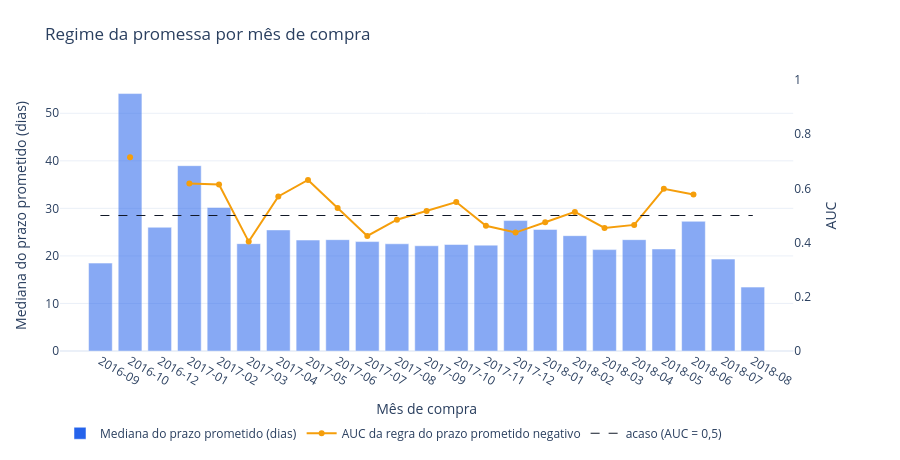

The notebook cell saved with this chart:
### Markdown cell above
A tabela a seguir resume o comportamento da promessa mês a mês. Se a regra do prazo prometido negativo tivesse poder de discriminação no desenvolvimento, a AUC se afastaria de forma sistemática do acaso nos meses anteriores a julho de 2018. O gráfico a seguir mostra a mediana do prazo prometido em barras e a AUC da regra em linha, com uma referência para o acaso.

### Code cell
regime = promise_regime_table(modeling_frame)
display(regime)

from ecom_delivery_sla_viz import plot_promise_regime

plot_promise_regime(regime, language=LANG).show()

### Figure 1 — Plotly figure (JSON) as saved in the notebook; plotly's stock layout.template omitted (floating-point values rounded to 4 significant figures)
{"data": [{"hovertemplate": "%{x}<br>%{y:.1f}<extra></extra>", "marker": {"color": "#2563EB", "opacity": 0.55}, "name": "Mediana do prazo prometido (dias)", "type": "bar", "x": ["2016-09", "2016-10", "2016-12", "2017-01", "2017-02", "2017-03", "2017-04", "2017-05", "2017-06", "2017-07", "2017-08", "2017-09", "2017-10", "2017-11", "2017-12", "2018-01", "2018-02", "2018-03", "2018-04", "2018-05", "2018-06", "2018-07", "2018-08"], "xaxis": "x", "y": [18.49, 54.15, 26.03, 38.98, 30.18, 22.59, 25.47, 23.34, 23.42, 23.01, 22.55, 22.14, 22.4, 22.27, 27.44, 25.57, 24.26, 21.32, 23.42, 21.46, 27.28, 19.33, 13.44], "yaxis": "y"}, {"connectgaps": false, "hovertemplate": "%{x}<br>AUC = %{y:.3f}<extra></extra>", "line": {"color": "#F59E0B"}, "mode": "lines+markers", "name": "AUC da regra do prazo prometido negativo", "type": "scatter", "x": ["2016-09", "2016-10", "2016-12", "2017-01", "2017-02", "2017-03", "2017-04", "2017-05", "2017-06", "2017-07", "2017-08", "2017-09", "2017-10", "2017-11", "2017-12", "2018-01", "2018-02", "2018-03", "2018-04", "2018-05", "2018-06", "2018-07", "2018-08"], "xaxis": "x", "y": [NaN, 0.7148, NaN, 0.618, 0.6146, 0.4037, 0.5704, 0.6313, 0.5278, 0.4247, 0.4846, 0.5167, 0.5497, 0.4619, 0.437, 0.4752, 0.5132, 0.4542, 0.4652, 0.5986, 0.5777, NaN, NaN], "yaxis": "y2"}, {"hoverinfo": "skip", "line": {"color": "#111827", "dash": "dash", "width": 1}, "mode": "lines", "name": "acaso (AUC = 0,5)", "type": "scatter", "x": ["2016-09", "2018-08"], "xaxis": "x", "y": [0.5, 0.5], "yaxis": "y2"}], "layout": {"height": 460, "legend": {"orientation": "h", "y": -0.25}, "margin": {"b": 60, "l": 60, "r": 60, "t": 80}, "title": {"text": "Regime da promessa por mês de compra"}, "xaxis": {"anchor": "y", "domain": [0, 0.94], "title": {"text": "Mês de compra"}, "type": "category"}, "yaxis": {"anchor": "x", "domain": [0, 1], "rangemode": "tozero", "title": {"text": "Mediana do prazo prometido (dias)"}}, "yaxis2": {"anchor": "x", "overlaying": "y", "range": [0, 1], "showgrid": false, "side": "right", "title": {"text": "AUC"}}}}
